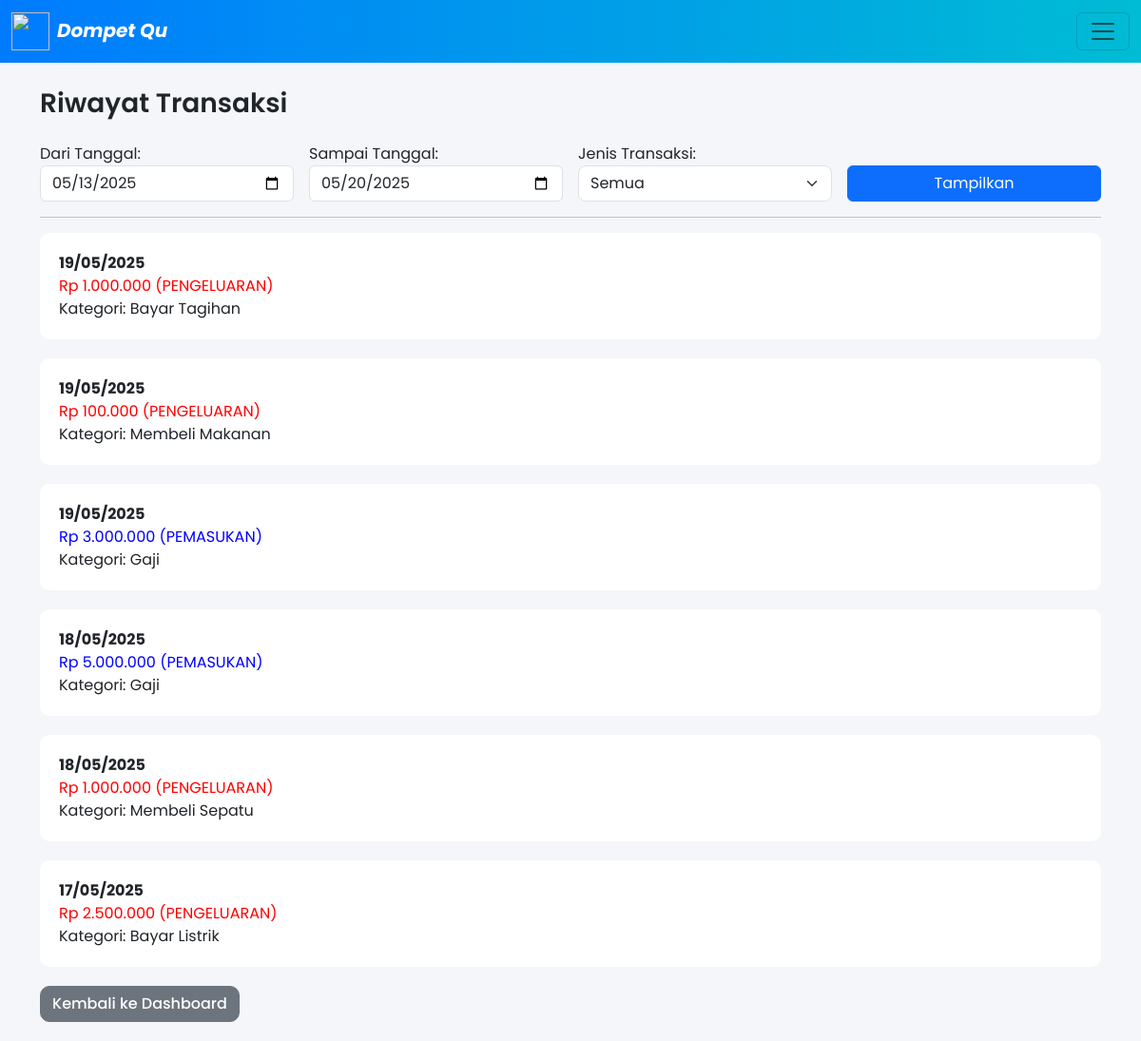
The app's page /klmpk4_catatan_keungan_pribadi/riwayat_mutasi.php (signed in) with its own data.
### tables this page shows
CREATE TABLE `saldo` (
  `id` int NOT NULL,
  `tipe` enum('pemasukan','pengeluaran') DEFAULT NULL,
  `kategori` varchar(100) DEFAULT NULL,
  `jumlah` int DEFAULT NULL,
  `tanggal` date DEFAULT NULL
);

### klmpk4_catatan_keungan_pribadi/riwayat_mutasi.php (the view, shortened to what this page needs)
<?php
$conn = new mysqli("localhost", "root", "", "auth_faril");
$tipe = $_GET['tipe'] ?? 'semua';
$dari = $_GET['dari'] ?? date('Y-m-d', strtotime('-7 days'));
$sampai = $_GET['sampai'] ?? date('Y-m-d');
$query = "SELECT * FROM saldo WHERE tanggal BETWEEN ? AND ?";
$params = [$dari, $sampai];
$types = "ss";
$query .= " ORDER BY tanggal DESC";
$stmt = $conn->prepare($query);
$stmt->bind_param($types, ...$params);
$stmt->execute();
$result = $stmt->get_result();
?>
<!DOCTYPE html>
<html lang="id">
<head>
  <link href="https://cdn.jsdelivr.net/npm/bootstrap@5.3.5/dist/css/bootstrap.min.css" rel="stylesheet">
  <link href="https://cdn.jsdelivr.net/npm/bootstrap-icons@1.10.5/font/bootstrap-icons.css" rel="stylesheet">
</head>
<body>
<nav class="navbar bg-light fixed-top">
  <div class="container-fluid">
    <a class="navbar-brand" href="#" style="font-style: italic; font-weight: bold;">
    <img src="img/a.png" width="40" height="40" class="me-2">Dompet Qu</a>
    <button class="navbar-toggler" type="button" data-bs-toggle="offcanvas" data-bs-target="#offcanvasNavbar">
      <span class="navbar-toggler-icon"></span>
    </button>
  </div>
</nav><br>
<div class="container mt-5" >
  <h3 class="mb-4">Riwayat Transaksi</h3>
  <form method="get" class="row g-3">
    <div class="col-md-3">
      <label>Dari Tanggal:</label>
      <input type="date" name="dari" class="form-control" value="<?= $dari ?>" max="<?= date('Y-m-d') ?>">
    </div>
    <div class="col-md-3">
      <label>Sampai Tanggal:</label>
      <input type="date" name="sampai" class="form-control" value="<?= $sampai ?>" max="<?= date('Y-m-d') ?>">
    </div>
    <div class="col-md-3">
      <label>Jenis Transaksi:</label>
      <select name="tipe" class="form-select">
        <option value="semua" <?= $tipe === 'semua' ? 'selected' : '' ?>>Semua</option>
      </select>
    </div>
    <div class="col-md-3 align-self-end">
      <button type="submit" class="btn btn-primary w-100">Tampilkan</button>
    </div>
  </form>
  <hr>
  <?php if ($result->num_rows > 0): ?>
    <?php while ($row = $result->fetch_assoc()): ?>
      <div class="mutasi-box">
        <div class="tanggal"><?= date('d/m/Y', strtotime($row['tanggal'])) ?></div>
        <div class="<?= $row['tipe'] === 'pengeluaran' ? 'debit' : 'kredit' ?>">
          Rp <?= number_format($row['jumlah'], 0, ',', '.') ?>
          (<?= strtoupper($row['tipe']) ?>)
        </div>
        <div>Kategori: <?= htmlspecialchars($row['kategori']) ?></div>
      </div>
    <?php endwhile; ?>
  <?php else: ?>
    <div class="alert alert-warning">Tidak ada transaksi ditemukan pada periode tersebut.</div>
  <?php endif; ?>
  <a href="dashboard.php" class="btn btn-secondary">Kembali ke Dashboard</a>
</div>
</body>
</html>

### klmpk4_catatan_keungan_pribadi/riwayat_mutasi.php (style rules this page uses)
body { background-color: #f5f5f5; padding: 20px; font-family: sans-serif; }
.mutasi-box { background: white; padding: 20px; border-radius: 10px; margin-bottom: 20px; }
.debit { color: red; }
.kredit { color: blue; }
.tanggal { font-weight: bold; font-size: 16px; }
body { background-color: #f4f6fa; font-family: 'Poppins', sans-serif; }
.btn-secondary { border-radius: 10px; font-weight: 500; }
h3 { font-weight: 600; margin-bottom: 20px; }
select.form-select { border-radius: 8px; }
.navbar { background: linear-gradient(to right, #007bff, #00bcd4); }
.navbar-brand { color: white !important; font-style: italic; font-weight: bold; }

### records on screen
saldo: tanggal "19/05/2025", jumlah "1.000.000", tipe "PENGELUARAN", kategori "Bayar Tagihan"
saldo: tanggal "19/05/2025", jumlah "100.000", tipe "PENGELUARAN", kategori "Membeli Makanan"
saldo: tanggal "19/05/2025", jumlah "3.000.000", tipe "PEMASUKAN", kategori "Gaji"
saldo: tanggal "18/05/2025", jumlah "5.000.000", tipe "PEMASUKAN", kategori "Gaji"
saldo: tanggal "18/05/2025", jumlah "1.000.000", tipe "PENGELUARAN", kategori "Membeli Sepatu"
saldo: tanggal "17/05/2025", jumlah "2.500.000", tipe "PENGELUARAN", kategori "Bayar Listrik"
